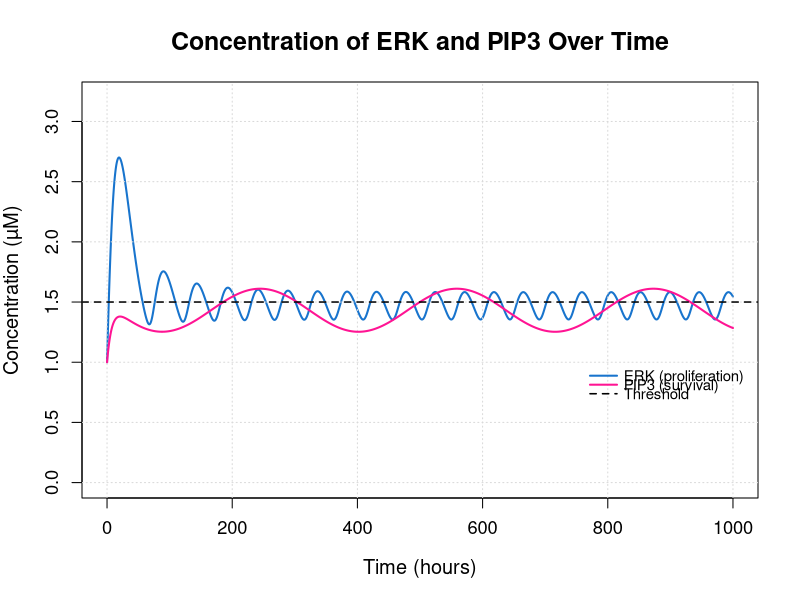
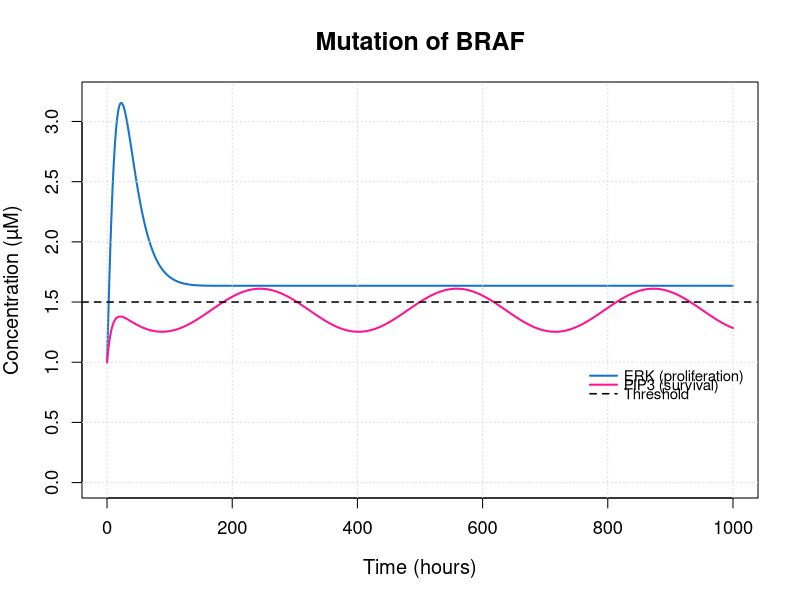
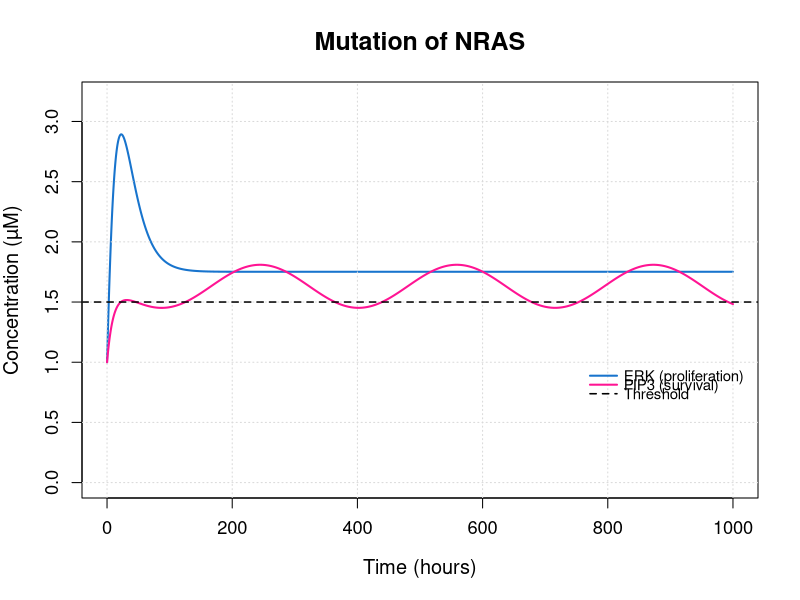
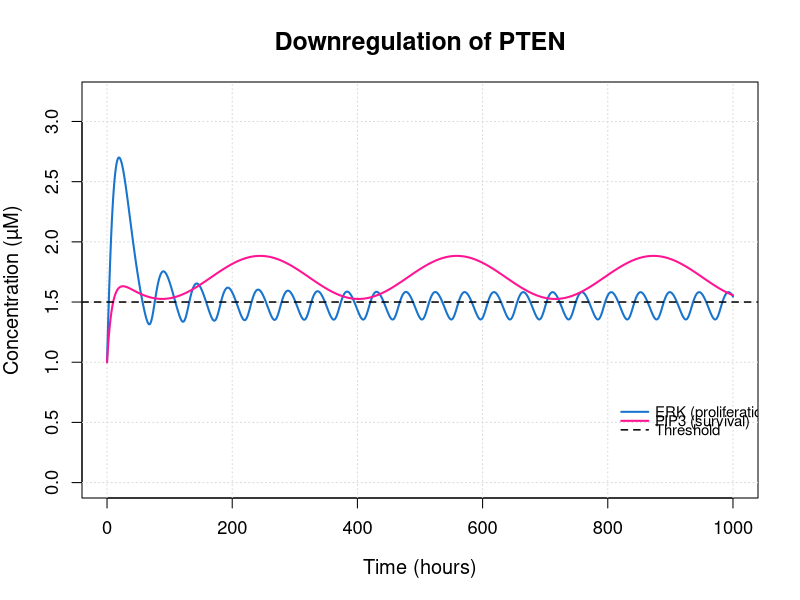

Source code (R) for these figures, in order:
rm(list=ls())

library(deSolve)
library(ggplot2)

########### MAPK pathway and Akt pathway #############

# Values from articles: BRAF, 

params <- c(BRAF = 0.005, NRAS =0.01, Ras = 0.5, 
            PTEN_base = 0.8, A = 0.2, omega = 0.02, 
            beta_ras = 0.4,
            beta_nras = 0.25,
            beta_braf = 6, beta_raf = 0.1,
            beta_nras1 = 0.1, beta_ras1 = 0.15, beta_pi3k = 0.25,
            beta_pten = 0.1,
            beta_mek = 0.25,
            
            alpha_raf = 0.05, alpha_mek = 0.1, alpha_erk = 0.1,
            alpha_pi3k = 0.08, alpha_pip3 = 0.11
)

# Define the initial conditions
initial_conditions <- c(Raf = 1, 
                        MEK = 1.2, 
                        PI3K = 1, 
                        PIP3 = 1,
                        ERK = 1)

# Define the time sequence for the simulation
times <- seq(0, 1000, by = 0.1)

# Define the ODE function
MAPK_pathway <- function(time, state, parameters) {
  with(as.list(c(state, parameters)), {
    
    # Sinusoidal PTEN with time-dependent oscillations
    PTEN <- PTEN_base + A * sin(omega * time)
    
    # ODEs for MAPK pathway
  
    dRaf <- 1/(1+(ERK/1.3)^30)* beta_ras * Ras + beta_nras * NRAS - alpha_raf * Raf
    
    dMEK <- beta_braf * BRAF + beta_raf * Raf - alpha_mek * MEK
    
    dERK <- beta_mek * MEK - alpha_erk * ERK
    
    # ODEs for Akt pathway
    dPI3K <- beta_nras1 * NRAS + beta_ras1 * Ras - alpha_pi3k * PI3K
    
    dPIP3 <- beta_pi3k * PI3K - beta_pten * PTEN - alpha_pip3 * PIP3
    
    return(list(c(dRaf, dMEK, dPI3K, dPIP3, dERK)))
  })
}

out <- ode(y = initial_conditions, times = times, func = MAPK_pathway, parms = params)

out_df <- as.data.frame(out)


############ Nice plot #############
# Load necessary package for color palettes if not already installed
library(RColorBrewer)

# Set up colors for the lines
colors <- c("dodgerblue3", "deeppink", "black")  # Black for the threshold line

# Start plotting
par(mfrow = c(1, 1))
plot(out_df$time, out_df$ERK, type = "l", col = colors[1], lwd = 2, 
     main = "Concentration of ERK and PIP3 Over Time",
     xlab = "Time (hours)", ylab = "Concentration (µM)", 
     ylim = c(0, 3.2), 
     cex.main = 1.5, cex.lab = 1.2, cex.axis = 1.1, font.main = 2)

# Add a grid for better readability
grid(col = "gray85", lty = "dotted")

# Add second line for PIP3
lines(out_df$time, out_df$PIP3, col = colors[2], lwd = 2)

# Add horizontal dotted line at y = 1.3
abline(h = 1.5, col = colors[3], lty = 2, lwd = 1.5)


legend(x=750,y=1, 
       legend = c("ERK (proliferation)", "PIP3 (survival)", "Threshold"), 
       col = colors, 
       lty = c(1, 1, 2), 
       lwd = c(2, 2, 1.5), 
       bg = "transparent", 
       box.lwd = 0, 
       box.col = "transparent",
       cex = 0.9,               # Adjust text size
       inset = 0.001,            # Position closer to the edge
       y.intersp = 0.5,         # Reduce vertical spacing between lines
       x.intersp = 0.5          # Reduce horizontal padding
)


##############################################################################
########################### Mutation of BRAF #################################
##############################################################################
# BRAF = 0.01

params <- c(BRAF = 0.01, NRAS =0.01, Ras = 0.5, 
            PTEN_base = 0.8, A = 0.2, omega = 0.02, 
            beta_ras = 0.4,
            beta_nras = 0.25,
            beta_braf = 6, beta_raf = 0.1,
            beta_nras1 = 0.1, beta_ras1 = 0.15, beta_pi3k = 0.25,
            beta_pten = 0.1,
            beta_mek = 0.25,
            
            alpha_raf = 0.05, alpha_mek = 0.1, alpha_erk = 0.1,
            alpha_pi3k = 0.08, alpha_pip3 = 0.11
)

out <- ode(y = initial_conditions, times = times, func = MAPK_pathway, parms = params)

out_df <- as.data.frame(out)

par(mfrow = c(1, 1))
plot(out_df$time, out_df$ERK, type = "l", col = colors[1], lwd = 2, 
     main = "Mutation of BRAF",
     xlab = "Time (hours)", ylab = "Concentration (µM)", 
     ylim = c(0, 3.2), 
     cex.main = 1.5, cex.lab = 1.2, cex.axis = 1.1, font.main = 2)

# Add a grid for better readability
grid(col = "gray85", lty = "dotted")

# Add second line for PIP3
lines(out_df$time, out_df$PIP3, col = colors[2], lwd = 2)

# Add horizontal dotted line at y = 1.3
abline(h = 1.5, col = colors[3], lty = 2, lwd = 1.5)

# Add legend including the Threshold line
legend(x=750,y=1, 
       legend = c("ERK (proliferation)", "PIP3 (survival)", "Threshold"), 
       col = colors, 
       lty = c(1, 1, 2), 
       lwd = c(2, 2, 1.5), 
       bg = "transparent", 
       box.lwd = 0, 
       box.col = "transparent",
       cex = 0.9,               # Adjust text size
       inset = 0.001,            # Position closer to the edge
       y.intersp = 0.5,         # Reduce vertical spacing between lines
       x.intersp = 0.5          # Reduce horizontal padding
)

##############################################################################
########################### Mutation of NRAS #################################
##############################################################################
# NRAS = 0.08

params <- c(BRAF = 0.005, NRAS =0.08, Ras = 0.5, 
            PTEN_base = 0.8, A = 0.2, omega = 0.02, 
            beta_ras = 0.4,
            beta_nras = 0.25,
            beta_braf = 6, beta_raf = 0.1,
            beta_nras1 = 0.1, beta_ras1 = 0.15, beta_pi3k = 0.25,
            beta_pten = 0.1,
            beta_mek = 0.25,
            
            alpha_raf = 0.05, alpha_mek = 0.1, alpha_erk = 0.1,
            alpha_pi3k = 0.08, alpha_pip3 = 0.11
)

out <- ode(y = initial_conditions, times = times, func = MAPK_pathway, parms = params)

out_df <- as.data.frame(out)

par(mfrow = c(1, 1))
plot(out_df$time, out_df$ERK, type = "l", col = colors[1], lwd = 2, 
     main = "Mutation of NRAS",
     xlab = "Time (hours)", ylab = "Concentration (µM)", 
     ylim = c(0, 3.2), 
     cex.main = 1.5, cex.lab = 1.2, cex.axis = 1.1, font.main = 2)

# Add a grid for better readability
grid(col = "gray85", lty = "dotted")

# Add second line for PIP3
lines(out_df$time, out_df$PIP3, col = colors[2], lwd = 2)

# Add horizontal dotted line at y = 1.3
abline(h = 1.5, col = colors[3], lty = 2, lwd = 1.5)

# Add legend including the Threshold line
legend(x=750,y=1, 
       legend = c("ERK (proliferation)", "PIP3 (survival)", "Threshold"), 
       col = colors, 
       lty = c(1, 1, 2), 
       lwd = c(2, 2, 1.5), 
       bg = "transparent", 
       box.lwd = 0, 
       box.col = "transparent",
       cex = 0.9,               # Adjust text size
       inset = 0.001,            # Position closer to the edge
       y.intersp = 0.5,         # Reduce vertical spacing between lines
       x.intersp = 0.5          # Reduce horizontal padding
)


##############################################################################
################## "Mutation"/downregulation of PTEN #########################
##############################################################################

params1 <- c(BRAF = 0.005, NRAS =0.01, Ras = 0.5, 
             PTEN_base = 0.8, A = 0.2, omega = 0.02, 
             beta_ras = 0.4,
             beta_nras = 0.25,
             beta_braf = 6, beta_raf = 0.1,
             beta_nras1 = 0.1, beta_ras1 = 0.15, beta_pi3k = 0.25,
             beta_pten = 0.1,
             beta_mek = 0.25,
             
             alpha_raf = 0.05, alpha_mek = 0.1, alpha_erk = 0.1,
             alpha_pi3k = 0.08, alpha_pip3 = 0.11
)
params4 <- params1
params4["PTEN_base"] <- 0.5

out1 <- ode(y = initial_conditions, times = times, func = MAPK_pathway, parms = params1)

out_df1 <- as.data.frame(out1)

out4 <- ode(y = initial_conditions, times = times, func = MAPK_pathway, parms = params4)

out_df4 <- as.data.frame(out4)

par(mfrow = c(1, 1))
plot(out_df1$time, out_df1$ERK, type = "l", col = colors[4], lwd = 2, 
     main = "Downregulation of PTEN",
     xlab = "Time (hours)", ylab = "Concentration (µM)", 
     ylim = c(0, 3.2), 
     cex.main = 1.5, cex.lab = 1.2, cex.axis = 1.1, font.main = 2)

# Add a grid for better readability
grid(col = "gray85", lty = "dotted")

lines(out_df1$time, out_df1$PIP3, col = colors[5], lwd = 2)
lines(out_df4$time, out_df4$ERK, col = colors[1], lwd = 2)
lines(out_df4$time, out_df4$PIP3, col = colors[2], lwd = 2)

# Add horizontal dotted line at y = 1.3
abline(h = 1.5, col = colors[3], lty = 2, lwd = 1.5)

# Add legend including the Threshold line
legend(x=800,y=0.7, 
       legend = c("ERK (proliferation)", "PIP3 (survival)", "Threshold"), 
       col = colors, 
       lty = c(1, 1, 2), 
       lwd = c(2, 2, 1.5), 
       bg = "transparent", 
       box.lwd = 0, 
       box.col = "transparent",
       cex = 0.9,               # Adjust text size
       inset = 0.001,            # Position closer to the edge
       y.intersp = 0.5,         # Reduce vertical spacing between lines
       x.intersp = 0.5          # Reduce horizontal padding
)
